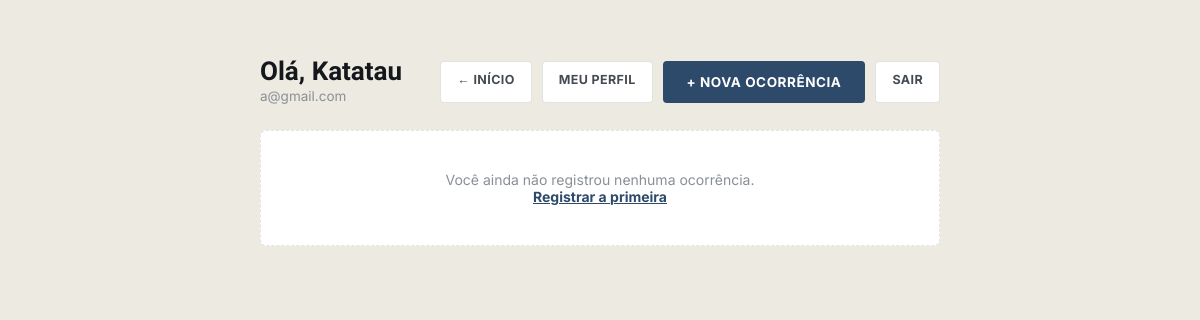
The page /php/painel.php (signed in) on the database as committed earlier.
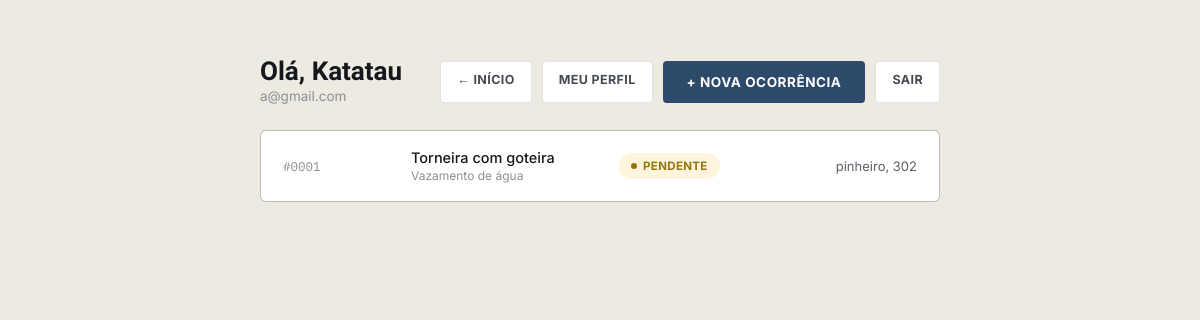
The same page on the database as committed later.
### tables this page shows
CREATE TABLE `ocorrencias` (
  `id` int(11) NOT NULL,
  `usuario_id` int(11) NOT NULL,
  `categoria` varchar(80) NOT NULL,
  `bairro` varchar(120) NOT NULL,
  `endereco` varchar(200) NOT NULL,
  `descricao` text NOT NULL,
  `foto_path` varchar(255) DEFAULT NULL,
  `status` enum('pendente','em_analise','resolvido') NOT NULL DEFAULT 'pendente',
  `criado_em` datetime NOT NULL DEFAULT current_timestamp()
);

### php/painel.php (the view, shortened to what this page needs)
<?php
require __DIR__ . '/config.php';
$stmt = $pdo->prepare('SELECT id, categoria, bairro, endereco, descricao, status, criado_em FROM ocorrencias WHERE usuario_id = ? ORDER BY criado_em DESC');
$stmt->execute([$_SESSION['usuario_id']]);
$ocorrencias = $stmt->fetchAll();
$statusInfo = [
    'pendente'    => ['label' => 'Pendente',    'classe' => 'pendente'],
    'em_analise'  => ['label' => 'Em análise',  'classe' => 'analise'],
    'resolvido'   => ['label' => 'Resolvido',   'classe' => 'resolvido'],
];
?>
<!DOCTYPE html>
<html lang="pt-BR">
<head>
<link rel="stylesheet" href="../style.css">
</head>
<body style="background:var(--concrete);">
<div class="painel-wrap">
  <div class="painel-top">
    <div>
      <h1>Olá, <?= htmlspecialchars($_SESSION['usuario_nome']) ?></h1>
      <div class="sub"><?= htmlspecialchars($_SESSION['usuario_email']) ?></div>
    </div>
    <div class="painel-actions">
      <a class="btn-line" href="../index.php">&larr; Início</a>
      <a class="btn-line" href="perfil.php">Meu perfil</a>
      <a class="btn-solid" style="text-decoration:none;" href="Registrar.php">+ Nova ocorrência</a>
      <a class="btn-line" href="logout.php">Sair</a>
    </div>
  </div>
  <?php if (empty($ocorrencias)): ?>
    <div class="empty-state">
      Você ainda não registrou nenhuma ocorrência.
      <br><a href="Registrar.php" style="color:var(--municipal); font-weight:700;">Registrar a primeira</a>
    </div>
  <?php else: ?>
    <div class="card-list">
      <?php foreach ($ocorrencias as $o): ?>
        <?php $info = $statusInfo[$o['status']]; ?>
        <div class="occ-card">
          <span class="proto-id mono">#<?= str_pad($o['id'], 4, '0', STR_PAD_LEFT) ?></span>
          <span class="desc"><?= htmlspecialchars($o['descricao']) ?><span class="cat"><?= htmlspecialchars($o['categoria']) ?></span></span>
          <span class="pill <?= $info['classe'] ?>"><?= $info['label'] ?></span>
          <span class="bairro"><?= htmlspecialchars($o['endereco']) ?></span>
        </div>
      <?php endforeach; ?>
    </div>
  <?php endif; ?>
</div>
</body>
</html>

### style.css (style rules this page uses)
:root { --asphalt:#14181D; --asphalt-2:#1D242B; --concrete:#EDEAE1; --concrete-2:#E1DCCF; --signal:#FFC53D; --signal-2:#F2A900; --municipal:#2E4A6B; --municipal-2:#3E6591; --alert:#E85A32; --ok:#3E9C6F; --ink:#14181D; --paper:#FBF9F4; --line: rgba(20,24,29,0.12); --line-light: rgba(251,249,244,0.16); }
* { box-sizing:border-box; margin:0; padding:0; }
html { scroll-behavior:smooth; }
body { background:var(--paper); color:var(--ink); font-family:'Inter', sans-serif; -webkit-font-smoothing:antialiased; overflow-x:hidden; }
h1,h2,h3,.display { font-family:'Big Shoulders Display', sans-serif; text-transform:uppercase; letter-spacing:0.01em; line-height:0.92; }
.mono { font-family:'IBM Plex Mono', monospace; }
a { color:inherit; }
.btn-solid { background:var(--municipal); color:#fff; border:none; padding:13px 24px; border-radius:4px; font-size:13.5px; font-weight:700; text-transform:uppercase; letter-spacing:0.04em; cursor:pointer; transition:background .2s; }
.card-list { display:flex; flex-direction:column; gap:1px; background:var(--line); border:1px solid var(--line); border-radius:6px; overflow:hidden; }
.occ-card { background:#fff; padding:18px 22px; display:grid; grid-template-columns:110px 1fr 160px 120px; gap:18px; align-items:center; }
.occ-card .proto-id { font-family:'IBM Plex Mono', monospace; font-size:12.5px; color:#8A8F96; }
.occ-card .desc { font-size:14.5px; font-weight:500; }
.occ-card .desc .cat { display:block; font-size:12px; color:#8A8F96; font-weight:400; margin-top:2px; }
.pill { justify-self:start; font-size:11.5px; font-weight:700; text-transform:uppercase; letter-spacing:0.03em; padding:6px 12px; border-radius:20px; display:inline-flex; align-items:center; gap:6px; }
.pill::before { content:''; width:6px; height:6px; border-radius:50%; background:currentColor; }
.pill.pendente { background:rgba(255,197,61,0.18); color:#95740A; }
.occ-card .bairro { font-size:13px; color:#5B6169; text-align:right; }

### php/painel.php (style rules this page uses)
.painel-wrap { max-width:720px; margin:0 auto; padding:60px 20px; }
.painel-top { display:flex; justify-content:space-between; align-items:center; margin-bottom:26px; flex-wrap:wrap; gap:14px; }
.painel-top h1 { font-size:26px; font-weight:800; text-transform:none; letter-spacing:0; }
.painel-top .sub { font-size:13.5px; color:#8A8F96; margin-top:4px; }
.painel-actions { display:flex; gap:10px; }
.btn-line { border:1px solid var(--line); background:#fff; color:#454B52; padding:10px 16px; border-radius:4px; font-size:12.5px; font-weight:700; text-transform:uppercase; letter-spacing:0.03em; text-decoration:none; }
.empty-state { background:#fff; border:1px dashed var(--line); border-radius:6px; padding:40px 24px; text-align:center; color:#8A8F96; font-size:14px; }

Rows that differ between the two databases and show on the page:
added ocorrencias: id "0001", descricao "Torneira com goteira", categoria "Vazamento de água", status "PENDENTE", endereco "pinheiro, 302"
Other text that changed with them:
text no longer shown: "Você ainda não registrou nenhuma ocorrência. Registrar a primeira"
